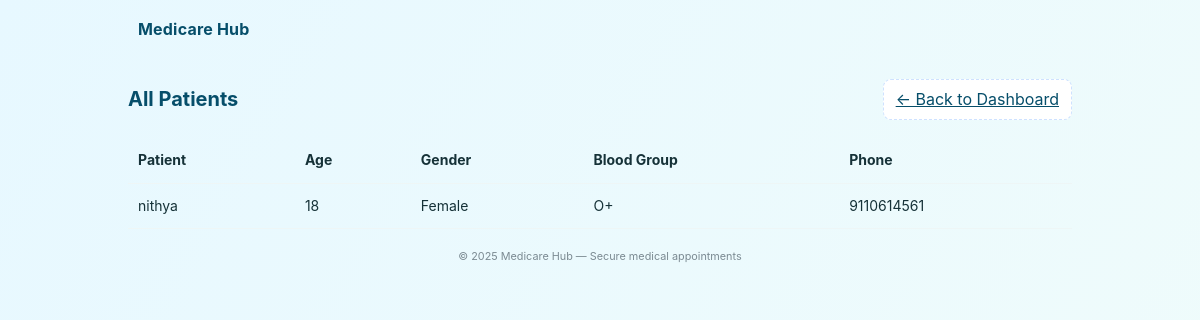
/accounts/patients/ (signed in), run on the app's committed database.
### accounts/models.py (models this page shows, shortened)
class Patient(models.Model):
    user = models.OneToOneField(User,null=True,on_delete=models.CASCADE)
    phone = models.CharField(max_length=200,null=True)
    address = models.TextField(null=True,blank=True)
    age = models.IntegerField(null=True)
    gender = models.CharField(max_length=10,choices=[('Male','Male'),('Female','Female'),('Other','Other')],null=True)
    blood_group = models.CharField(max_length=200,null=True)

### accounts/views.py (the view)
# urls.py: path("patients/", views.patients_list, name="patients_list"),
@login_required
def patients_list(request):
    doctor = get_object_or_404(Doctor, user=request.user)
    patients = Patient.objects.filter(
        appointments__doctor=doctor
    ).distinct()
    context = {
        "patients": patients
    }
    return render(request, "accounts/patients_list.html", context)

### accounts/templates/accounts/patients_list.html (shortened to what this page needs)
{% load static %}
<!DOCTYPE html>
<html lang="en">
<head>
  <link rel="stylesheet" href="{% static 'css/style.css' %}">
</head>
<body>
  <header class="site-header">
    <div class="site-brand">
      <span class="brand-name">Medicare Hub</span>
    </div>
  </header>
  <main class="patients-wrap">
    <div class="main-header">
      <h1>All Patients</h1>
      <a href="{% url 'doctor_dashboard' %}" class="btn-ghost">← Back to Dashboard</a>
    </div>
    <section class="card">
      <table class="table">
        <thead>
          <tr>
            <th>Patient</th>
            <th>Age</th>
            <th>Gender</th>
            <th>Blood Group</th>
            <th>Phone</th>
          </tr>
        </thead>
        <tbody>
          {% for patient in patients %}
          <tr>
            <td>{{ patient.user.username }}</td>
            <td>{{ patient.age|default:"-" }}</td>
            <td>{{ patient.gender|default:"-" }}</td>
            <td>{{ patient.blood_group|default:"-" }}</td>
            <td>{{ patient.phone|default:"-" }}</td>
          </tr>
          {% empty %}
          <tr>
            <td colspan="5" style="text-align:center; padding:20px; color:var(--muted);">
              No patients found.
            </td>
          </tr>
          {% endfor %}
        </tbody>
      </table>
    </section>
  </main>
  <footer class="site-footer">
    <small>© 2025 Medicare Hub — Secure medical appointments</small>
  </footer>
</body>
</html>

### accounts/static/css/style.css (style rules this page uses)
:root { --bg-1: linear-gradient(120deg,#e7f8ff 0%, #f0fcfb 100%); --accent: #0d6efd; --accent-2: #0ec2b6; --accent-deep: #064e6a; --card-bg: #ffffff; --muted: #7b8a92; --radius: 14px; --gap: 1rem; --max-width: 980px; --shadow: 0 12px 30px rgba(12,40,60,0.12); --glass: rgba(255,255,255,0.75); }
* { box-sizing: border-box; }
html,body { height: 100%; }
body { margin: 0; font-family: Inter, "Segoe UI", Roboto, system-ui, -apple-system, "Helvetica Neue", Arial; line-height: 1.45; color: #163238; background: var(--bg-1); -webkit-font-smoothing:antialiased; -moz-osx-font-smoothing:grayscale; }
.site-header { display:flex; align-items:center; padding: 18px 28px; max-width: var(--max-width); margin: 0 auto; }
.site-brand { display:flex; gap:12px; align-items:center; }
.brand-name { font-weight:700; letter-spacing:0.2px; color:var(--accent-deep); }
.site-footer { max-width: var(--max-width); margin: 18px auto 30px; padding: 0 20px; color: var(--muted); font-size:13px; display:flex; justify-content:center; }

### accounts/templates/accounts/patients_list.html (style rules this page uses)
.patients-wrap { max-width: var(--max-width); margin: 20px auto; padding: 0 18px; }
.main-header { display:flex; justify-content:space-between; align-items:center; margin-bottom:18px; }
.main-header h1 { font-size:20px; color:var(--accent-deep); margin:0; }
.btn-ghost { padding:8px 12px; border-radius:8px; border:1px dashed rgba(13,110,253,0.2); background:#fff; cursor:pointer; color:var(--accent-deep); }
.table { width:100%; border-collapse:collapse; }
.table th, .table td { padding:12px 10px; font-size:14px; text-align:left; border-bottom:1px solid #eef6f6; }

### data on the page
Patient: user.username "nithya", age "18", gender "Female", blood_group "O+", phone "9110614561"
